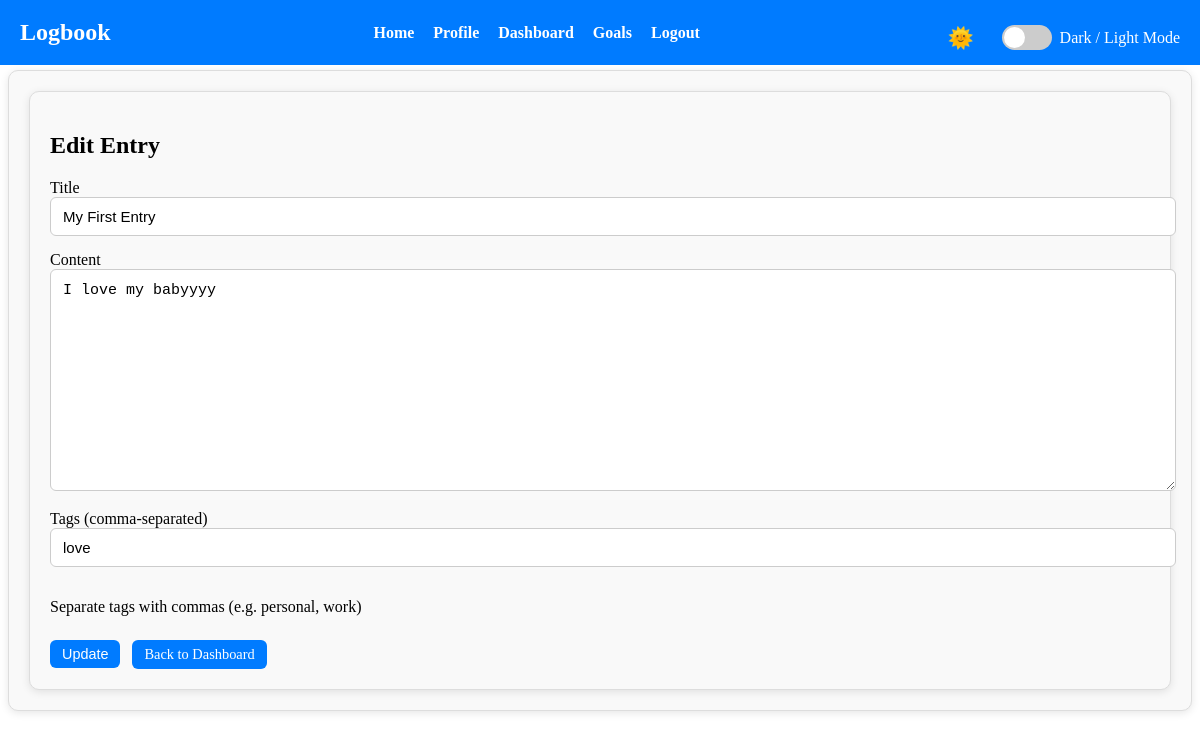
Page /edit/1 (signed in) on the committed database.
### app/models.py (models this page shows, shortened)
class Entry(db.Model):
    id = db.Column(db.Integer, primary_key=True)
    title = db.Column(db.String(200), nullable=False)
    content = db.Column(db.Text, nullable=False)
    date_posted = db.Column(db.DateTime, default=datetime.utcnow)
    user_id = db.Column(db.Integer, db.ForeignKey('user.id'), nullable=False)
    tags = db.Column(db.String(100))

### app/routes.py (the view, shortened to what this page needs)
@main.route("/edit/<int:entry_id>", methods=["GET", "POST"])
@login_required
def edit_entry(entry_id):
    entry = Entry.query.get_or_404(entry_id)
    if entry.author != current_user:
        flash("You don't have permission to edit this entry.")
        return redirect(url_for('main.dashboard'))
    form = EntryForm(obj=entry)
    return render_template("edit_entry.html", form=form, entry=entry)

### app/forms.py
class EntryForm(FlaskForm):
    title = StringField('Title', validators=[DataRequired(), Length(max=100)])
    content = TextAreaField('Content', validators=[DataRequired()])
    tags = StringField('Tags (comma-separated)')
    submit = SubmitField('Save')

### app/__init__.py (called while the page is built)
@login_manager.user_loader
def load_user(user_id):
    from .models import User
    return User.query.get(int(user_id))

### app/templates/edit_entry.html (shortened to what this page needs)
{% extends "base.html" %}
{% block content %}
<div class="form-container">
    <h2>Edit Entry</h2>
    <form method="POST">
        <div class="form-group">
            {{ form.title.label }}
            {{ form.title(class="form-control") }}
        </div>
        <div class="form-group">
            {{ form.content.label }}
            {{ form.content(class="content-box") }}
        </div>
        <div class="form-group">
            {{ form.tags.label }}
            {{ form.tags(class="form-control") }}
            <p class="form-hint">Separate tags with commas (e.g. personal, work)</p>
        </div>
        <div class="form-actions">
            <button type="submit" class="btn">Update</button>
            <a href="{{ url_for('main.dashboard') }}" class="btn">Back to Dashboard</a>
        </div>
    </form>
</div>
{% endblock %}

### app/static/style.css (style rules this page uses)
:root { --bg-color: #ffffff; --text-color: #000000; --card-bg: #f9f9f9; --card-border: #ddd; --link-color: #007bff; --link-hover: #0056b3; --btn-bg: #007bff; --btn-hover: #0056b3; --delete-bg: #dc3545; --delete-hover: #a71d2a; --tag-bg: #6c757d; --tag-hover: #495057; }
body { background-color: var(--bg-color); color: var(--text-color); margin-top: 70px; transition: background-color 0.3s, color 0.3s; }
a { color: var(--link-color); text-decoration: none; transition: color 0.2s; }
.btn, form.filter-form button, form.filter-form a.btn { display: inline-block; padding: 6px 12px; margin: 8px 8px 0 0; background-color: var(--btn-bg); color: #fff !important; border: none; border-radius: 6px; cursor: pointer; font-size: 0.9rem; transition: background-color 0.2s ease; }
.entry-card, .profile-card, .recent-entries, .dashboard-container, .form-container { background: var(--card-bg); border: 1px solid var(--card-border); border-radius: 10px; box-shadow: 0 2px 8px rgba(0,0,0,0.1); padding: 20px; transition: background 0.3s, color 0.3s, border-color 0.3s; }
.form-control, .content-box { width: 100%; padding: 10px 12px; border: 1px solid #ccc; border-radius: 6px; font-size: 15px; margin-bottom: 15px; transition: border-color 0.2s, box-shadow 0.2s; }
.content-box { min-height: 200px; line-height: 1.5; resize: vertical; }

### rows in the picture
Entry: title "My First Entry", content "I love my babyyyy", tags "love"
